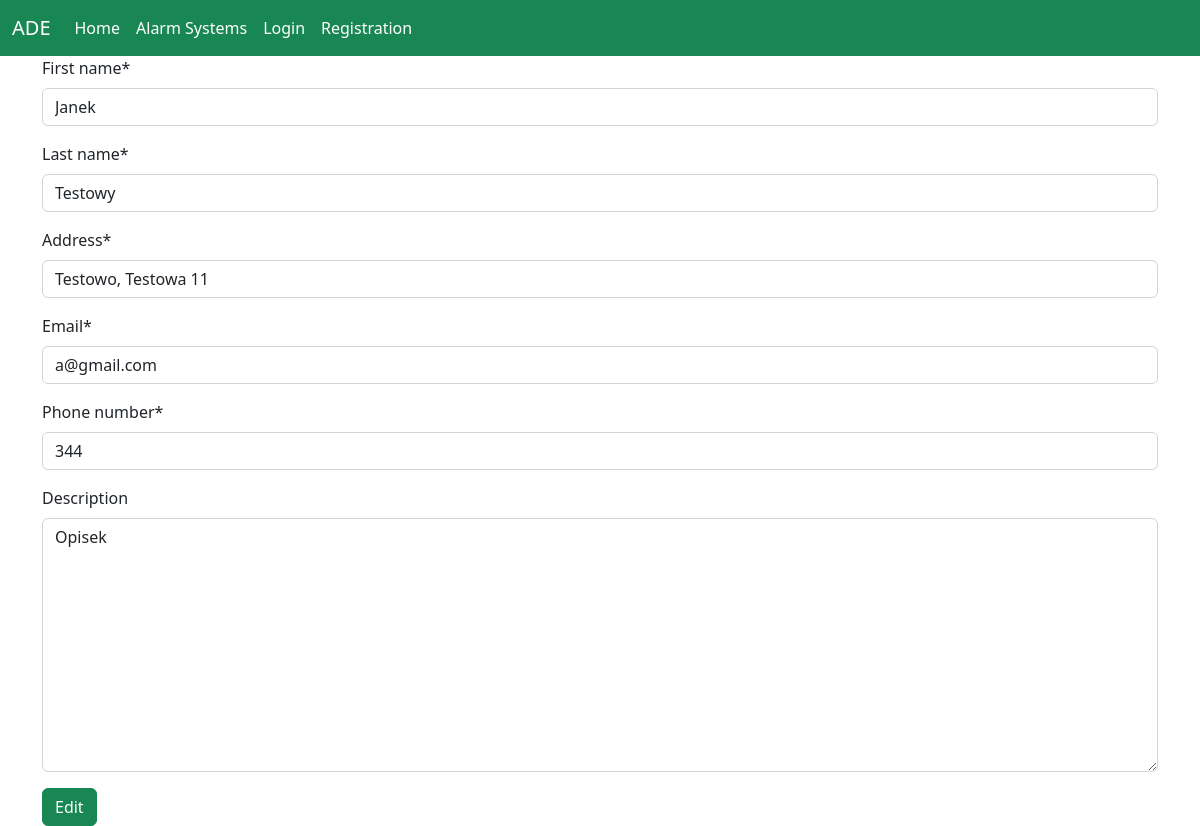
The app's page /main_view/edit_customer/8 with its own data.
### alarm_systems/models.py (models this page shows)
class Customer(models.Model):
    first_name = models.CharField(max_length=100)
    last_name = models.CharField(max_length=150)
    address = models.CharField(max_length=255)
    email = models.EmailField(max_length=80, null=True)
    phone_number = models.CharField(max_length=24, unique=True)
    description = models.TextField(null=True, blank=True)
    date_joined = models.DateField(auto_now_add=True)

### alarm_systems/views.py (the view, shortened to what this page needs)
# urls.py: path('main_view/edit_customer/<int:pk>', CustomerEditView.as_view(), name='edit_customer_all_view'),
class CustomerEditView(UpdateView):
    model = Customer
    fields = ['first_name', 'last_name', 'address', 'email', 'phone_number', 'description']
    template_name = 'home/customer_main_page/customer_update_form.html'

### alarm_systems/templates/home/customer_main_page/customer_update_form.html (shortened to what this page needs)
{% extends 'base.html' %}
{% load crispy_forms_tags %}
{% block container %}
    <form action="" method="post">
        {{ form|crispy }}
        <button type="submit" value="Update" class="btn btn-success">Edit</button>
    </form>
{% endblock %}

### records on screen
Customer: first_name "Janek", last_name "Testowy", address "Testowo, Testowa 11", email "a@gmail.com", phone_number "344", description "Opisek"
